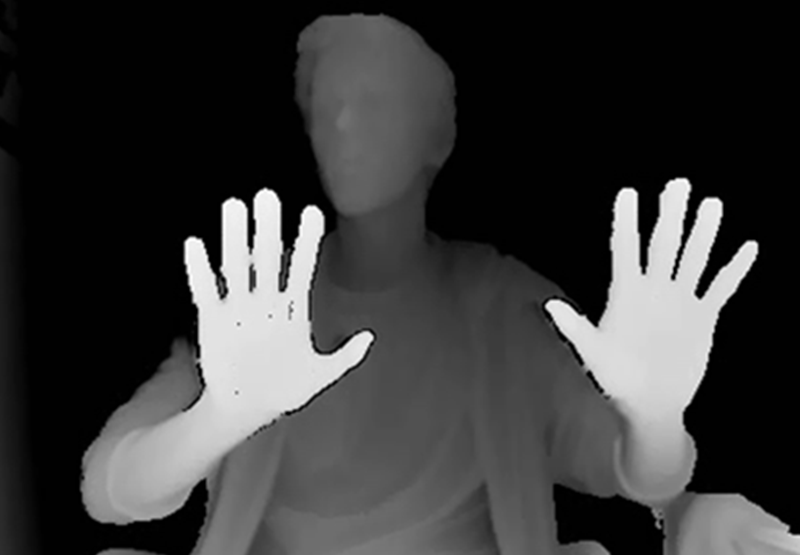
//> input picture ClassWork/Resources/kinect_depth.png, 800 x 555 px
$ ./Week_6_4   (built with g++ and OpenCV 4)
//> lines starting //> are read from the running program, lines starting //| are printed output that depends on the picture; after the words box and inside, x2 and y2 are one past the last pixel; in counts of white or black regions, pixels touching at a corner belong together
#include <opencv2/imgcodecs.hpp>
#include <opencv2/imgproc.hpp>
#include <opencv2/highgui.hpp>
#include <iostream>

using namespace std;
using namespace cv;

int main() {
	Mat img = imread("Resources/kinect_depth.png", IMREAD_GRAYSCALE);
//> img is the input picture: 555 rows x 800 cols, CV_8UC1; min 0, max 255, mean 56.6
	Mat mask;
	threshold(img, mask, 140, 255, THRESH_OTSU);
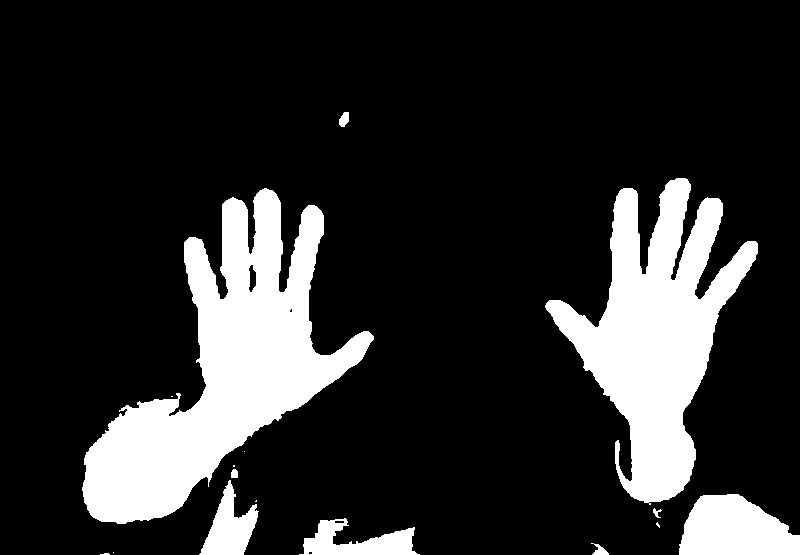
//> mask: 555 rows x 800 cols, CV_8UC1; 17.6% white; 16 white regions (7 under 20 px), largest, box (x1, y1, x2, y2) and area: (82, 188, 374, 524) 37916, (545, 178, 758, 505) 29615, (679, 494, 800, 555) 5580
	medianBlur(mask, mask, 7);
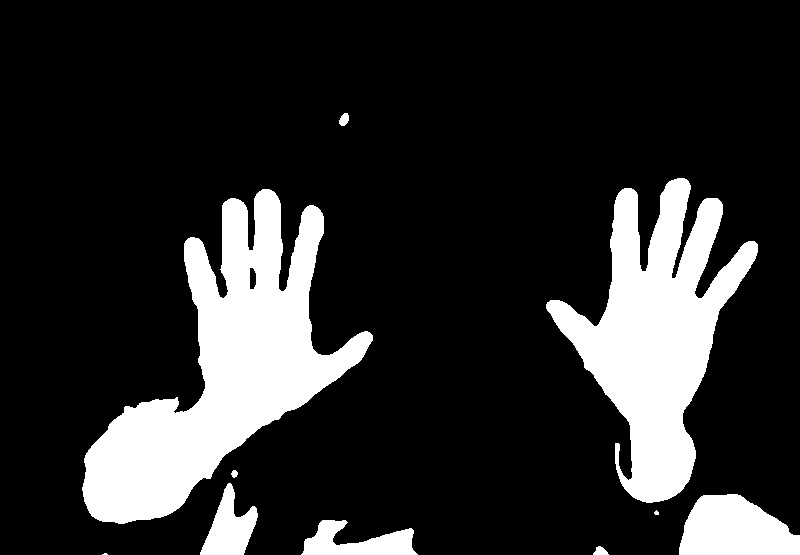
//> mask: 555 rows x 800 cols, CV_8UC1; 17.5% white; 10 white regions (2 under 20 px), largest, box (x1, y1, x2, y2) and area: (82, 189, 373, 524) 37928, (546, 178, 758, 503) 29592, (679, 494, 800, 555) 5579
	imshow("img", img);
	imshow("frame", mask);
	waitKey();
	return 0;
}
